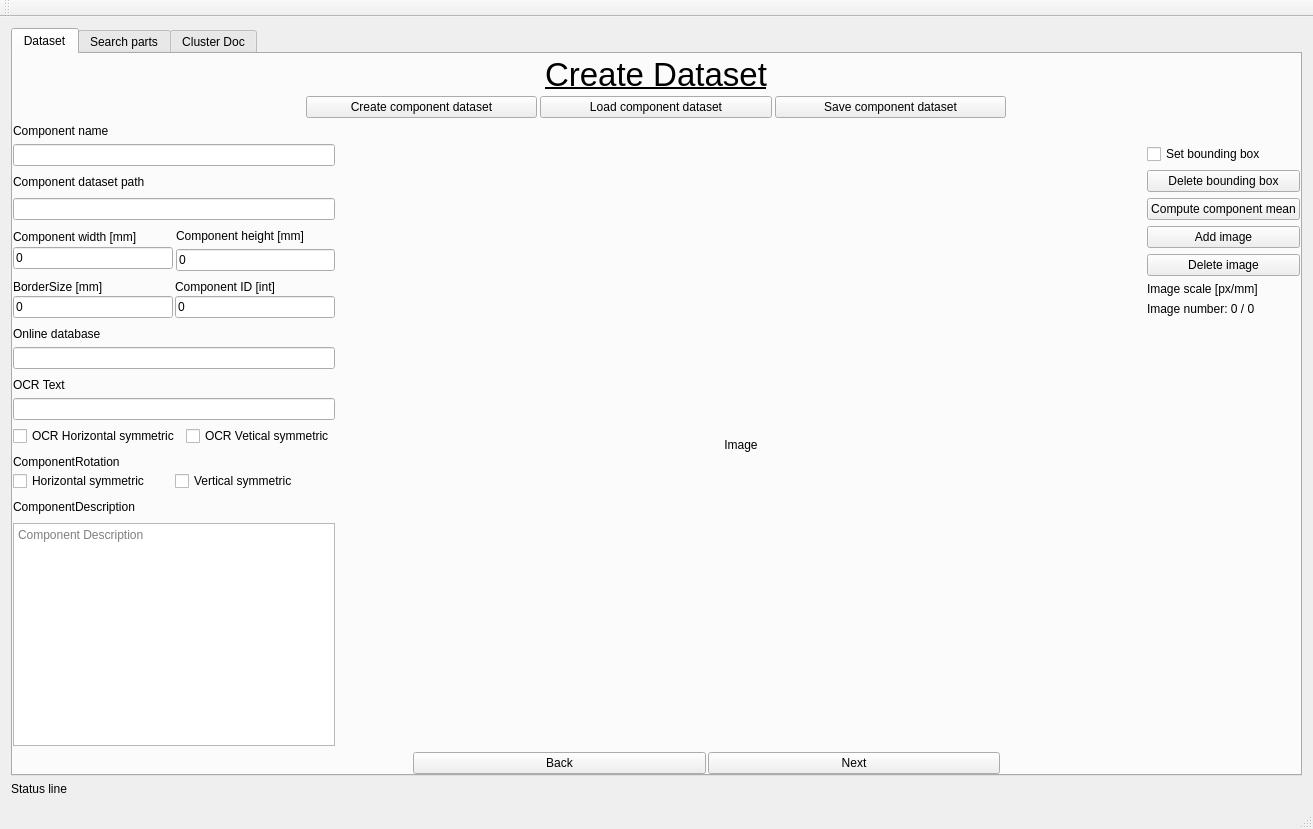
<?xml version="1.0" encoding="UTF-8"?>
<ui version="4.0">
 <class>MainWindow</class>
 <widget class="QMainWindow" name="MainWindow">
  <property name="geometry">
   <rect>
    <x>0</x>
    <y>0</y>
    <width>1271</width>
    <height>824</height>
   </rect>
  </property>
  <property name="sizePolicy">
   <sizepolicy hsizetype="Preferred" vsizetype="Maximum">
    <horstretch>0</horstretch>
    <verstretch>0</verstretch>
   </sizepolicy>
  </property>
  <property name="windowTitle">
   <string>MainWindow</string>
  </property>
  <widget class="QWidget" name="centralWidget">
   <property name="sizePolicy">
    <sizepolicy hsizetype="Preferred" vsizetype="Preferred">
     <horstretch>0</horstretch>
     <verstretch>0</verstretch>
    </sizepolicy>
   </property>
   <layout class="QVBoxLayout" name="verticalLayout">
    <item>
     <layout class="QGridLayout" name="gridLayout_7">
      <item row="1" column="0">
       <widget class="QTabWidget" name="TAB">
        <property name="sizePolicy">
         <sizepolicy hsizetype="Expanding" vsizetype="Expanding">
          <horstretch>0</horstretch>
          <verstretch>0</verstretch>
         </sizepolicy>
        </property>
        <property name="currentIndex">
         <number>0</number>
        </property>
        <widget class="QWidget" name="DATASET">
         <property name="enabled">
          <bool>true</bool>
         </property>
         <property name="sizePolicy">
          <sizepolicy hsizetype="Expanding" vsizetype="Expanding">
           <horstretch>0</horstretch>
           <verstretch>0</verstretch>
          </sizepolicy>
         </property>
         <attribute name="title">
          <string>Dataset</string>
         </attribute>
         <layout class="QGridLayout" name="gridLayout_3">
          <property name="leftMargin">
           <number>0</number>
          </property>
          <property name="topMargin">
           <number>0</number>
          </property>
          <property name="rightMargin">
           <number>0</number>
          </property>
          <property name="bottomMargin">
           <number>0</number>
          </property>
          <item row="0" column="0">
           <layout class="QGridLayout" name="gridLayout_2">
            <item row="0" column="0">
             <layout class="QGridLayout" name="gridLayout_6">
              <item row="0" column="0">
               <spacer name="horizontalSpacer_11">
                <property name="orientation">
                 <enum>Qt::Horizontal</enum>
                </property>
                <property name="sizeType">
                 <enum>QSizePolicy::Preferred</enum>
                </property>
                <property name="sizeHint" stdset="0">
                 <size>
                  <width>160</width>
                  <height>20</height>
                 </size>
                </property>
               </spacer>
              </item>
              <item row="0" column="3">
               <layout class="QVBoxLayout" name="verticalLayout_6">
                <property name="spacing">
                 <number>2</number>
                </property>
                <item>
                 <widget class="QLabel" name="CreateDatasetLabel">
                  <property name="enabled">
                   <bool>true</bool>
                  </property>
                  <property name="sizePolicy">
                   <sizepolicy hsizetype="Expanding" vsizetype="Fixed">
                    <horstretch>0</horstretch>
                    <verstretch>0</verstretch>
                   </sizepolicy>
                  </property>
                  <property name="minimumSize">
                   <size>
                    <width>10</width>
                    <height>40</height>
                   </size>
                  </property>
                  <property name="maximumSize">
                   <size>
                    <width>700</width>
                    <height>60</height>
                   </size>
                  </property>
                  <property name="font">
                   <font>
                    <pointsize>25</pointsize>
                    <weight>50</weight>
                    <bold>false</bold>
                    <underline>true</underline>
                    <kerning>true</kerning>
                   </font>
                  </property>
                  <property name="layoutDirection">
                   <enum>Qt::LeftToRight</enum>
                  </property>
                  <property name="text">
                   <string>Create Dataset</string>
                  </property>
                  <property name="textFormat">
                   <enum>Qt::AutoText</enum>
                  </property>
                  <property name="scaledContents">
                   <bool>true</bool>
                  </property>
                  <property name="alignment">
                   <set>Qt::AlignCenter</set>
                  </property>
                 </widget>
                </item>
                <item>
                 <layout class="QHBoxLayout" name="horizontalLayout_13">
                  <property name="spacing">
                   <number>3</number>
                  </property>
                  <item>
                   <widget class="QPushButton" name="CreateCompDataset">
                    <property name="text">
                     <string>Create component dataset</string>
                    </property>
                   </widget>
                  </item>
                  <item>
                   <widget class="QPushButton" name="LoadCompDataset">
                    <property name="text">
                     <string>Load component dataset</string>
                    </property>
                   </widget>
                  </item>
                  <item>
                   <widget class="QPushButton" name="SaveCompDataset">
                    <property name="text">
                     <string>Save component dataset</string>
                    </property>
                   </widget>
                  </item>
                 </layout>
                </item>
               </layout>
              </item>
              <item row="0" column="4">
               <spacer name="horizontalSpacer_12">
                <property name="orientation">
                 <enum>Qt::Horizontal</enum>
                </property>
                <property name="sizeType">
                 <enum>QSizePolicy::Preferred</enum>
                </property>
                <property name="sizeHint" stdset="0">
                 <size>
                  <width>160</width>
                  <height>20</height>
                 </size>
                </property>
               </spacer>
              </item>
             </layout>
            </item>
            <item row="1" column="0">
             <layout class="QGridLayout" name="gridLayout_5">
              <item row="1" column="0">
               <layout class="QVBoxLayout" name="verticalLayout_11">
                <property name="spacing">
                 <number>9</number>
                </property>
                <item>
                 <widget class="QLineEdit" name="ComponentName">
                  <property name="sizePolicy">
                   <sizepolicy hsizetype="Minimum" vsizetype="Fixed">
                    <horstretch>0</horstretch>
                    <verstretch>0</verstretch>
                   </sizepolicy>
                  </property>
                  <property name="text">
                   <string/>
                  </property>
                 </widget>
                </item>
                <item>
                 <widget class="QLabel" name="ComponentPathLabel">
                  <property name="sizePolicy">
                   <sizepolicy hsizetype="Minimum" vsizetype="Fixed">
                    <horstretch>0</horstretch>
                    <verstretch>0</verstretch>
                   </sizepolicy>
                  </property>
                  <property name="text">
                   <string>Component dataset path</string>
                  </property>
                 </widget>
                </item>
                <item>
                 <layout class="QHBoxLayout" name="horizontalLayout_4">
                  <item>
                   <widget class="QLineEdit" name="ComponentDatasetPath">
                    <property name="sizePolicy">
                     <sizepolicy hsizetype="Minimum" vsizetype="Fixed">
                      <horstretch>0</horstretch>
                      <verstretch>0</verstretch>
                     </sizepolicy>
                    </property>
                    <property name="text">
                     <string/>
                    </property>
                   </widget>
                  </item>
                 </layout>
                </item>
                <item>
                 <layout class="QHBoxLayout" name="horizontalLayout_25">
                  <property name="spacing">
                   <number>3</number>
                  </property>
                  <item>
                   <layout class="QVBoxLayout" name="verticalLayout_4">
                    <property name="spacing">
                     <number>2</number>
                    </property>
                    <item>
                     <widget class="QLabel" name="ComponentWidthLabel">
                      <property name="sizePolicy">
                       <sizepolicy hsizetype="Preferred" vsizetype="Fixed">
                        <horstretch>0</horstretch>
                        <verstretch>0</verstretch>
                       </sizepolicy>
                      </property>
                      <property name="text">
                       <string>Component width [mm]</string>
                      </property>
                     </widget>
                    </item>
                    <item>
                     <widget class="QLineEdit" name="ComponentWidth">
                      <property name="enabled">
                       <bool>true</bool>
                      </property>
                      <property name="sizePolicy">
                       <sizepolicy hsizetype="Minimum" vsizetype="Fixed">
                        <horstretch>0</horstretch>
                        <verstretch>0</verstretch>
                       </sizepolicy>
                      </property>
                      <property name="text">
                       <string>0</string>
                      </property>
                     </widget>
                    </item>
                   </layout>
                  </item>
                  <item>
                   <layout class="QVBoxLayout" name="verticalLayout_5">
                    <item>
                     <widget class="QLabel" name="ComponentHeightLabel">
                      <property name="sizePolicy">
                       <sizepolicy hsizetype="Preferred" vsizetype="Fixed">
                        <horstretch>0</horstretch>
                        <verstretch>0</verstretch>
                       </sizepolicy>
                      </property>
                      <property name="text">
                       <string>Component height [mm]</string>
                      </property>
                     </widget>
                    </item>
                    <item>
                     <widget class="QLineEdit" name="ComponentHeight">
                      <property name="sizePolicy">
                       <sizepolicy hsizetype="Preferred" vsizetype="Fixed">
                        <horstretch>0</horstretch>
                        <verstretch>0</verstretch>
                       </sizepolicy>
                      </property>
                      <property name="text">
                       <string>0</string>
                      </property>
                     </widget>
                    </item>
                   </layout>
                  </item>
                 </layout>
                </item>
                <item>
                 <layout class="QHBoxLayout" name="horizontalLayout_26">
                  <property name="spacing">
                   <number>2</number>
                  </property>
                  <item>
                   <layout class="QVBoxLayout" name="verticalLayout_7">
                    <property name="spacing">
                     <number>2</number>
                    </property>
                    <item>
                     <widget class="QLabel" name="BorderSizeLabel">
                      <property name="sizePolicy">
                       <sizepolicy hsizetype="Preferred" vsizetype="Fixed">
                        <horstretch>0</horstretch>
                        <verstretch>0</verstretch>
                       </sizepolicy>
                      </property>
                      <property name="text">
                       <string>BorderSize [mm]</string>
                      </property>
                     </widget>
                    </item>
                    <item>
                     <widget class="QLineEdit" name="BorderSize">
                      <property name="sizePolicy">
                       <sizepolicy hsizetype="Preferred" vsizetype="Fixed">
                        <horstretch>0</horstretch>
                        <verstretch>0</verstretch>
                       </sizepolicy>
                      </property>
                      <property name="text">
                       <string>0</string>
                      </property>
                     </widget>
                    </item>
                   </layout>
                  </item>
                  <item>
                   <layout class="QVBoxLayout" name="verticalLayout_8">
                    <property name="spacing">
                     <number>2</number>
                    </property>
                    <item>
                     <widget class="QLabel" name="ComponentIDLabel">
                      <property name="sizePolicy">
                       <sizepolicy hsizetype="Preferred" vsizetype="Fixed">
                        <horstretch>0</horstretch>
                        <verstretch>0</verstretch>
                       </sizepolicy>
                      </property>
                      <property name="text">
                       <string>Component ID [int]</string>
                      </property>
                     </widget>
                    </item>
                    <item>
                     <widget class="QLineEdit" name="ComponentID">
                      <property name="sizePolicy">
                       <sizepolicy hsizetype="Preferred" vsizetype="Fixed">
                        <horstretch>0</horstretch>
                        <verstretch>0</verstretch>
                       </sizepolicy>
                      </property>
                      <property name="text">
                       <string>0</string>
                      </property>
                     </widget>
                    </item>
                   </layout>
                  </item>
                 </layout>
                </item>
                <item>
                 <layout class="QHBoxLayout" name="horizontalLayout_27">
                  <property name="spacing">
                   <number>2</number>
                  </property>
                  <item>
                   <layout class="QVBoxLayout" name="verticalLayout_14">
                    <item>
                     <widget class="QLabel" name="label_2">
                      <property name="sizePolicy">
                       <sizepolicy hsizetype="Preferred" vsizetype="Fixed">
                        <horstretch>0</horstretch>
                        <verstretch>0</verstretch>
                       </sizepolicy>
                      </property>
                      <property name="text">
                       <string>Online database</string>
                      </property>
                     </widget>
                    </item>
                    <item>
                     <widget class="QLineEdit" name="OnlineDataBase">
                      <property name="sizePolicy">
                       <sizepolicy hsizetype="Preferred" vsizetype="Fixed">
                        <horstretch>0</horstretch>
                        <verstretch>0</verstretch>
                       </sizepolicy>
                      </property>
                      <property name="text">
                       <string/>
                      </property>
                     </widget>
                    </item>
                   </layout>
                  </item>
                 </layout>
                </item>
                <item>
                 <layout class="QVBoxLayout" name="verticalLayout_10">
                  <item>
                   <widget class="QLabel" name="OCRTextLabel">
                    <property name="sizePolicy">
                     <sizepolicy hsizetype="Preferred" vsizetype="Fixed">
                      <horstretch>0</horstretch>
                      <verstretch>0</verstretch>
                     </sizepolicy>
                    </property>
                    <property name="text">
                     <string>OCR Text</string>
                    </property>
                   </widget>
                  </item>
                  <item>
                   <widget class="QLineEdit" name="OCRText">
                    <property name="sizePolicy">
                     <sizepolicy hsizetype="Preferred" vsizetype="Fixed">
                      <horstretch>0</horstretch>
                      <verstretch>0</verstretch>
                     </sizepolicy>
                    </property>
                    <property name="text">
                     <string/>
                    </property>
                   </widget>
                  </item>
                  <item>
                   <layout class="QHBoxLayout" name="horizontalLayout_6">
                    <item>
                     <widget class="QCheckBox" name="OCRAxialSymmetricHorizontal">
                      <property name="text">
                       <string>OCR Horizontal symmetric</string>
                      </property>
                     </widget>
                    </item>
                    <item>
                     <widget class="QCheckBox" name="OCRAxialSymmetricVertical">
                      <property name="text">
                       <string>OCR Vetical symmetric</string>
                      </property>
                     </widget>
                    </item>
                   </layout>
                  </item>
                 </layout>
                </item>
                <item>
                 <layout class="QVBoxLayout" name="verticalLayout_16">
                  <property name="spacing">
                   <number>2</number>
                  </property>
                  <item>
                   <widget class="QLabel" name="RotationLabel">
                    <property name="sizePolicy">
                     <sizepolicy hsizetype="Preferred" vsizetype="Fixed">
                      <horstretch>0</horstretch>
                      <verstretch>0</verstretch>
                     </sizepolicy>
                    </property>
                    <property name="text">
                     <string>ComponentRotation</string>
                    </property>
                   </widget>
                  </item>
                  <item>
                   <layout class="QHBoxLayout" name="horizontalLayout_5">
                    <property name="spacing">
                     <number>2</number>
                    </property>
                    <item>
                     <widget class="QCheckBox" name="AxialSymmetricHorizontal">
                      <property name="text">
                       <string>Horizontal symmetric </string>
                      </property>
                     </widget>
                    </item>
                    <item>
                     <widget class="QCheckBox" name="AxialSymmetricVertical">
                      <property name="text">
                       <string>Vertical symmetric </string>
                      </property>
                     </widget>
                    </item>
                   </layout>
                  </item>
                 </layout>
                </item>
                <item>
                 <widget class="QLabel" name="ComponentDescriptionLabel">
                  <property name="sizePolicy">
                   <sizepolicy hsizetype="Preferred" vsizetype="Fixed">
                    <horstretch>0</horstretch>
                    <verstretch>0</verstretch>
                   </sizepolicy>
                  </property>
                  <property name="text">
                   <string>ComponentDescription</string>
                  </property>
                 </widget>
                </item>
                <item>
                 <widget class="QTextEdit" name="ComponentDescription">
                  <property name="sizePolicy">
                   <sizepolicy hsizetype="Preferred" vsizetype="Preferred">
                    <horstretch>0</horstretch>
                    <verstretch>0</verstretch>
                   </sizepolicy>
                  </property>
                  <property name="documentTitle">
                   <string>Description</string>
                  </property>
                  <property name="placeholderText">
                   <string>Component Description</string>
                  </property>
                 </widget>
                </item>
               </layout>
              </item>
              <item row="1" column="1">
               <layout class="QHBoxLayout" name="horizontalLayout_28">
                <item>
                 <spacer name="horizontalSpacer">
                  <property name="orientation">
                   <enum>Qt::Horizontal</enum>
                  </property>
                  <property name="sizeType">
                   <enum>QSizePolicy::Expanding</enum>
                  </property>
                  <property name="sizeHint" stdset="0">
                   <size>
                    <width>40</width>
                    <height>20</height>
                   </size>
                  </property>
                 </spacer>
                </item>
                <item>
                 <widget class="QLabel" name="Image">
                  <property name="sizePolicy">
                   <sizepolicy hsizetype="Fixed" vsizetype="Fixed">
                    <horstretch>0</horstretch>
                    <verstretch>0</verstretch>
                   </sizepolicy>
                  </property>
                  <property name="minimumSize">
                   <size>
                    <width>800</width>
                    <height>600</height>
                   </size>
                  </property>
                  <property name="maximumSize">
                   <size>
                    <width>800</width>
                    <height>600</height>
                   </size>
                  </property>
                  <property name="text">
                   <string>Image</string>
                  </property>
                  <property name="alignment">
                   <set>Qt::AlignCenter</set>
                  </property>
                 </widget>
                </item>
                <item>
                 <spacer name="horizontalSpacer_2">
                  <property name="orientation">
                   <enum>Qt::Horizontal</enum>
                  </property>
                  <property name="sizeHint" stdset="0">
                   <size>
                    <width>40</width>
                    <height>20</height>
                   </size>
                  </property>
                 </spacer>
                </item>
                <item>
                 <layout class="QVBoxLayout" name="verticalLayout_9">
                  <item>
                   <widget class="QCheckBox" name="BBox">
                    <property name="sizePolicy">
                     <sizepolicy hsizetype="Preferred" vsizetype="Fixed">
                      <horstretch>0</horstretch>
                      <verstretch>0</verstretch>
                     </sizepolicy>
                    </property>
                    <property name="text">
                     <string>Set bounding box</string>
                    </property>
                   </widget>
                  </item>
                  <item>
                   <widget class="QPushButton" name="DeleteBBox">
                    <property name="text">
                     <string>Delete bounding box</string>
                    </property>
                   </widget>
                  </item>
                  <item>
                   <widget class="QPushButton" name="ComponentMean">
                    <property name="text">
                     <string>Compute component mean</string>
                    </property>
                   </widget>
                  </item>
                  <item>
                   <widget class="QPushButton" name="AddImage">
                    <property name="sizePolicy">
                     <sizepolicy hsizetype="Preferred" vsizetype="Fixed">
                      <horstretch>0</horstretch>
                      <verstretch>0</verstretch>
                     </sizepolicy>
                    </property>
                    <property name="text">
                     <string>Add image</string>
                    </property>
                   </widget>
                  </item>
                  <item>
                   <widget class="QPushButton" name="DeleteImage">
                    <property name="text">
                     <string>Delete image</string>
                    </property>
                   </widget>
                  </item>
                  <item>
                   <widget class="QLabel" name="ImageScale">
                    <property name="sizePolicy">
                     <sizepolicy hsizetype="Preferred" vsizetype="Fixed">
                      <horstretch>0</horstretch>
                      <verstretch>0</verstretch>
                     </sizepolicy>
                    </property>
                    <property name="text">
                     <string>Image scale [px/mm]</string>
                    </property>
                   </widget>
                  </item>
                  <item>
                   <widget class="QLabel" name="ImageNumber">
                    <property name="sizePolicy">
                     <sizepolicy hsizetype="Preferred" vsizetype="Fixed">
                      <horstretch>0</horstretch>
                      <verstretch>0</verstretch>
                     </sizepolicy>
                    </property>
                    <property name="text">
                     <string>Image number: 0 / 0</string>
                    </property>
                   </widget>
                  </item>
                  <item>
                   <spacer name="verticalSpacer">
                    <property name="orientation">
                     <enum>Qt::Vertical</enum>
                    </property>
                    <property name="sizeType">
                     <enum>QSizePolicy::Expanding</enum>
                    </property>
                    <property name="sizeHint" stdset="0">
                     <size>
                      <width>20</width>
                      <height>40</height>
                     </size>
                    </property>
                   </spacer>
                  </item>
                 </layout>
                </item>
               </layout>
              </item>
              <item row="0" column="0">
               <widget class="QLabel" name="ComponentNameLabel">
                <property name="sizePolicy">
                 <sizepolicy hsizetype="Preferred" vsizetype="Fixed">
                  <horstretch>0</horstretch>
                  <verstretch>0</verstretch>
                 </sizepolicy>
                </property>
                <property name="text">
                 <string>Component name</string>
                </property>
               </widget>
              </item>
             </layout>
            </item>
            <item row="2" column="0">
             <layout class="QGridLayout" name="gridLayout_4">
              <item row="0" column="0">
               <spacer name="horizontalSpacer_9">
                <property name="orientation">
                 <enum>Qt::Horizontal</enum>
                </property>
                <property name="sizeType">
                 <enum>QSizePolicy::Fixed</enum>
                </property>
                <property name="sizeHint" stdset="0">
                 <size>
                  <width>400</width>
                  <height>20</height>
                 </size>
                </property>
               </spacer>
              </item>
              <item row="0" column="1">
               <layout class="QHBoxLayout" name="horizontalLayout_23">
                <item>
                 <layout class="QHBoxLayout" name="horizontalLayout_24">
                  <property name="spacing">
                   <number>2</number>
                  </property>
                  <item>
                   <widget class="QPushButton" name="Back">
                    <property name="sizePolicy">
                     <sizepolicy hsizetype="Minimum" vsizetype="Preferred">
                      <horstretch>0</horstretch>
                      <verstretch>0</verstretch>
                     </sizepolicy>
                    </property>
                    <property name="text">
                     <string>Back</string>
                    </property>
                   </widget>
                  </item>
                  <item>
                   <widget class="QPushButton" name="Next">
                    <property name="sizePolicy">
                     <sizepolicy hsizetype="Minimum" vsizetype="Preferred">
                      <horstretch>0</horstretch>
                      <verstretch>0</verstretch>
                     </sizepolicy>
                    </property>
                    <property name="text">
                     <string>Next</string>
                    </property>
                   </widget>
                  </item>
                 </layout>
                </item>
               </layout>
              </item>
              <item row="0" column="2">
               <spacer name="horizontalSpacer_10">
                <property name="orientation">
                 <enum>Qt::Horizontal</enum>
                </property>
                <property name="sizeType">
                 <enum>QSizePolicy::Fixed</enum>
                </property>
                <property name="sizeHint" stdset="0">
                 <size>
                  <width>300</width>
                  <height>20</height>
                 </size>
                </property>
               </spacer>
              </item>
             </layout>
            </item>
           </layout>
          </item>
         </layout>
        </widget>
        <widget class="QWidget" name="SEARCH">
         <attribute name="title">
          <string>Search parts</string>
         </attribute>
         <layout class="QVBoxLayout" name="verticalLayout_2">
          <item>
           <layout class="QVBoxLayout" name="SEARCH_Vertical">
            <property name="spacing">
             <number>3</number>
            </property>
           </layout>
          </item>
         </layout>
        </widget>
        <widget class="QWidget" name="TRAINING">
         <attribute name="title">
          <string>Cluster Doc</string>
         </attribute>
        </widget>
       </widget>
      </item>
     </layout>
    </item>
    <item>
     <widget class="QLabel" name="StatusLine">
      <property name="text">
       <string>Status line</string>
      </property>
     </widget>
    </item>
   </layout>
  </widget>
  <widget class="QMenuBar" name="menuBar">
   <property name="geometry">
    <rect>
     <x>0</x>
     <y>0</y>
     <width>1271</width>
     <height>21</height>
    </rect>
   </property>
  </widget>
  <widget class="QToolBar" name="mainToolBar">
   <attribute name="toolBarArea">
    <enum>TopToolBarArea</enum>
   </attribute>
   <attribute name="toolBarBreak">
    <bool>false</bool>
   </attribute>
  </widget>
  <widget class="QStatusBar" name="statusBar"/>
 </widget>
 <layoutdefault spacing="6" margin="11"/>
 <resources/>
 <connections/>
</ui>
